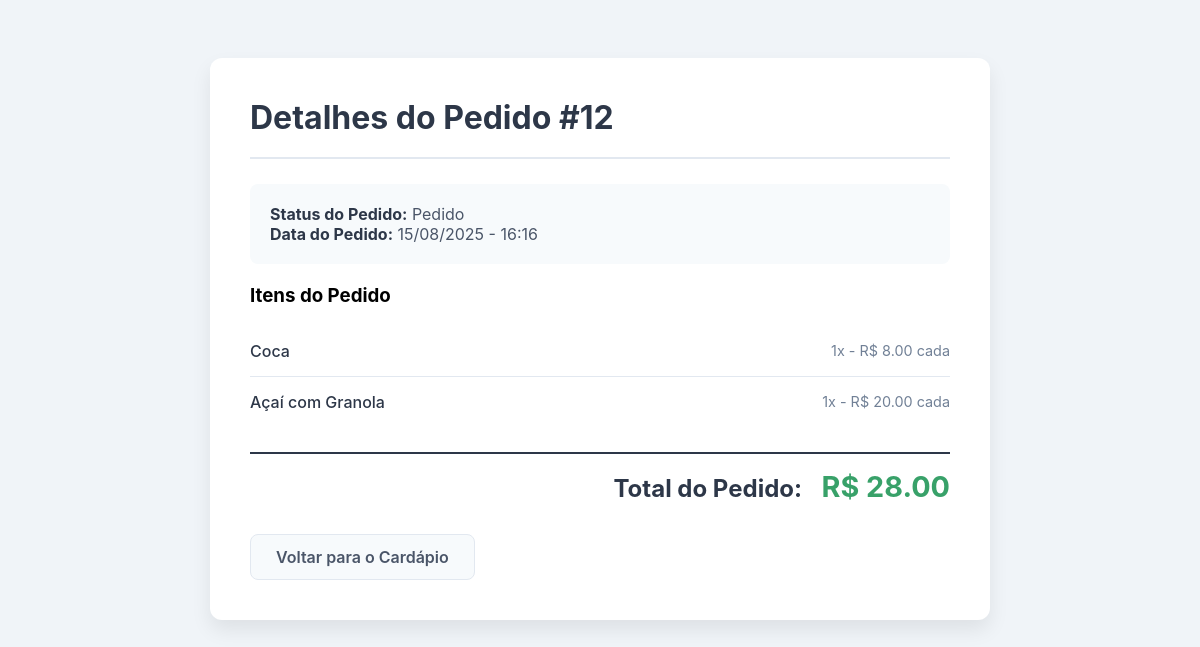
The page /meus-pedidos/12/ (signed in) on the database as committed earlier.
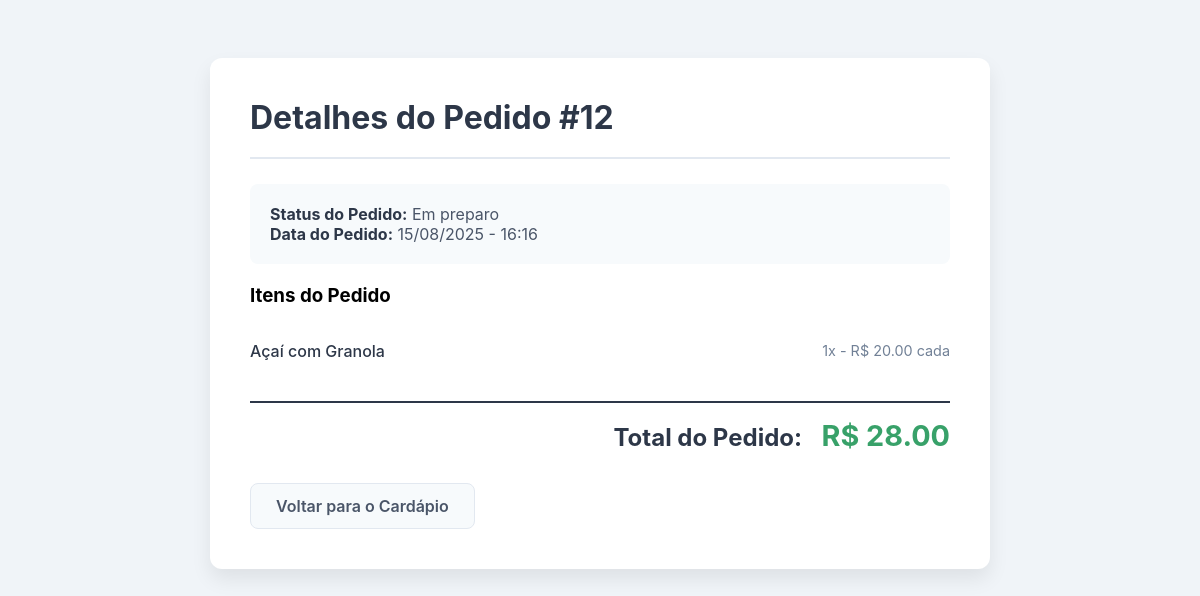
The same page on the database as committed later.
### pedidos/models.py (models this page shows, shortened)
class Pedido(models.Model):
    STATUS_CHOICES = (
        ("pedido", "Pedido"),
        ("em_preparo", "Em preparo"),
        ("saiu_para_entrega", "Saiu para entrega"),
    )
    cliente = models.ForeignKey(User, on_delete=models.CASCADE, related_name='pedidos')
    status = models.CharField(
        max_length=20,
        choices=STATUS_CHOICES,
        default="pedido"
    )
    total = models.DecimalField(max_digits=10, decimal_places=2)
    criado_em = models.DateTimeField(auto_now_add=True)

class ProdutoNoPedido(models.Model):
    pedido = models.ForeignKey(Pedido, on_delete=models.CASCADE, related_name='itens')
    produto = models.ForeignKey(Produto, on_delete=models.CASCADE)
    quantidade = models.IntegerField(default=1)

class Produto(models.Model):
    nome = models.CharField(max_length=255)
    preco = models.DecimalField(max_digits=10, decimal_places=2)
    categoria = models.CharField(max_length=100)

### pedidos/views.py (the view)
# urls.py: path('meus-pedidos/<int:pedido_id>/', views.order_detail_view, name='order_detail'),
@login_required
@user_passes_test(is_cliente)
def order_detail_view(request, pedido_id):
    pedido = get_object_or_404(Pedido, id=pedido_id, cliente=request.user)
    itens_pedido = pedido.itens.all()
    context = {
        'pedido': pedido,
        'itens_pedido': itens_pedido,
    }
    return render(request, 'cliente/order_detail.html', context)

### pedidos/views.py (called while the page is built)
def is_cliente(user):
    return user.user_type == 'cliente'

### pedidos/templates/cliente/order_detail.html (shortened to what this page needs)
<!DOCTYPE html>
<html lang="pt-br">
<head>
</head>
<body>
    <div class="container">
        <div class="header-detail">
            <h2>Detalhes do Pedido #{{ pedido.id }}</h2>
        </div>
        <div class="info-card">
            <p><strong>Status do Pedido:</strong> {{ pedido.get_status_display }}</p>
            <p><strong>Data do Pedido:</strong> {{ pedido.criado_em|date:"d/m/Y - H:i" }}</p>
        </div>
        <h3>Itens do Pedido</h3>
        <ul class="items-list">
            {% for item in itens_pedido %}
            <li class="item">
                <div class="item-name">{{ item.produto.nome }}</div>
                <div class="item-info">
                    {{ item.quantidade }}x - R$ {{ item.produto.preco|floatformat:2 }} cada
                </div>
            </li>
            {% empty %}
            <li class="text-center text-muted">Nenhum item neste pedido.</li>
            {% endfor %}
        </ul>
        <div class="total-section">
            <h4>Total do Pedido:</h4>
            <span class="total-price">R$ {{ pedido.total|floatformat:2 }}</span>
        </div>
        <a href="{% url 'home' %}" class="btn-back">Voltar para o Cardápio</a>
    </div>
</body>
</html>

### pedidos/templates/cliente/order_detail.html (style rules this page uses)
body { font-family: -apple-system, BlinkMacSystemFont, "Segoe UI", Roboto, "Helvetica Neue", Arial, sans-serif; background-color: #f0f4f8; padding: 50px; }
.container { max-width: 700px; margin: 0 auto; background-color: #ffffff; padding: 40px; border-radius: 12px; box-shadow: 0 10px 20px rgba(0, 0, 0, 0.08); }
.header-detail { display: flex; justify-content: space-between; align-items: center; margin-bottom: 25px; border-bottom: 2px solid #e2e8f0; padding-bottom: 20px; }
.header-detail h2 { font-size: 2rem; color: #2d3748; margin: 0; }
.info-card { background-color: #f7fafc; border-radius: 8px; padding: 20px; margin-bottom: 20px; }
.info-card p { margin: 0; font-size: 1rem; color: #4a5568; }
.info-card p strong { color: #2d3748; }
.items-list { list-style-type: none; padding: 0; }
.item { display: flex; justify-content: space-between; align-items: center; padding: 15px 0; border-bottom: 1px solid #e2e8f0; }
.item:last-child { border-bottom: none; }
.item-name { font-weight: 500; color: #2d3748; }
.item-info { font-size: 0.9rem; color: #718096; }
.total-section { text-align: right; margin-top: 25px; padding-top: 15px; border-top: 2px solid #2d3748; }
.total-section h4 { font-size: 1.5rem; color: #2d3748; margin: 0; display: inline-block; margin-right: 15px; }
.total-section .total-price { font-size: 1.8rem; font-weight: 700; color: #38a169; display: inline-block; }
.btn-back { display: inline-block; margin-top: 30px; padding: 12px 25px; border: 1px solid #e2e8f0; border-radius: 8px; font-size: 1rem; font-weight: 600; cursor: pointer; background-color: #f7fafc; color: #4a5568; text-decoration: none; transition: background-color 0.3s ease; }

Rows that differ between the two databases and show on the page:
removed ProdutoNoPedido: produto.nome "Coca", quantidade "1", produto.preco "8.00"
changed Pedido id 12: status "Pedido" → "Em preparo"
